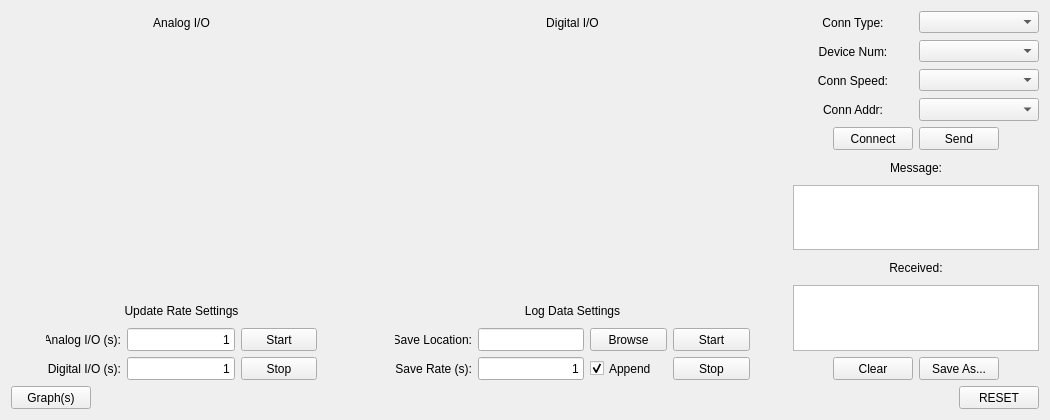
<?xml version="1.0" encoding="UTF-8"?>
<ui version="4.0">
 <class>GUI_IO_CONTROL</class>
 <widget class="QWidget" name="GUI_IO_CONTROL">
  <property name="geometry">
   <rect>
    <x>0</x>
    <y>0</y>
    <width>1050</width>
    <height>420</height>
   </rect>
  </property>
  <property name="sizePolicy">
   <sizepolicy hsizetype="Minimum" vsizetype="Minimum">
    <horstretch>0</horstretch>
    <verstretch>0</verstretch>
   </sizepolicy>
  </property>
  <property name="minimumSize">
   <size>
    <width>1050</width>
    <height>420</height>
   </size>
  </property>
  <property name="windowTitle">
   <string>Form</string>
  </property>
  <layout class="QGridLayout" name="gridLayout">
   <item row="1" column="2" alignment="Qt::AlignRight">
    <widget class="QPushButton" name="ResetGUI_Button">
     <property name="sizePolicy">
      <sizepolicy hsizetype="Fixed" vsizetype="Fixed">
       <horstretch>0</horstretch>
       <verstretch>0</verstretch>
      </sizepolicy>
     </property>
     <property name="minimumSize">
      <size>
       <width>75</width>
       <height>23</height>
      </size>
     </property>
     <property name="text">
      <string>RESET</string>
     </property>
     <property name="autoDefault">
      <bool>false</bool>
     </property>
    </widget>
   </item>
   <item row="0" column="0">
    <layout class="QVBoxLayout" name="AIOVLayout">
     <property name="sizeConstraint">
      <enum>QLayout::SetDefaultConstraint</enum>
     </property>
     <item>
      <widget class="QLabel" name="AIO_Label">
       <property name="sizePolicy">
        <sizepolicy hsizetype="Expanding" vsizetype="Fixed">
         <horstretch>0</horstretch>
         <verstretch>0</verstretch>
        </sizepolicy>
       </property>
       <property name="minimumSize">
        <size>
         <width>0</width>
         <height>23</height>
        </size>
       </property>
       <property name="text">
        <string>Analog I/O</string>
       </property>
       <property name="alignment">
        <set>Qt::AlignCenter</set>
       </property>
      </widget>
     </item>
     <item>
      <spacer name="AIO_VerticalSpacer">
       <property name="orientation">
        <enum>Qt::Vertical</enum>
       </property>
       <property name="sizeHint" stdset="0">
        <size>
         <width>20</width>
         <height>40</height>
        </size>
       </property>
      </spacer>
     </item>
     <item>
      <widget class="QLabel" name="GEN_UR_Label">
       <property name="sizePolicy">
        <sizepolicy hsizetype="Expanding" vsizetype="Fixed">
         <horstretch>0</horstretch>
         <verstretch>0</verstretch>
        </sizepolicy>
       </property>
       <property name="minimumSize">
        <size>
         <width>0</width>
         <height>23</height>
        </size>
       </property>
       <property name="text">
        <string>Update Rate Settings</string>
       </property>
       <property name="alignment">
        <set>Qt::AlignCenter</set>
       </property>
       <property name="wordWrap">
        <bool>false</bool>
       </property>
      </widget>
     </item>
     <item>
      <layout class="QGridLayout" name="UpdateRateGridLayout">
       <item row="0" column="2">
        <widget class="QLineEdit" name="AIO_UR_LineEdit">
         <property name="sizePolicy">
          <sizepolicy hsizetype="Fixed" vsizetype="Fixed">
           <horstretch>0</horstretch>
           <verstretch>0</verstretch>
          </sizepolicy>
         </property>
         <property name="minimumSize">
          <size>
           <width>0</width>
           <height>23</height>
          </size>
         </property>
         <property name="text">
          <string>1</string>
         </property>
         <property name="alignment">
          <set>Qt::AlignRight|Qt::AlignTrailing|Qt::AlignVCenter</set>
         </property>
         <property name="readOnly">
          <bool>false</bool>
         </property>
        </widget>
       </item>
       <item row="1" column="1">
        <widget class="QLabel" name="DIO_UR_Label">
         <property name="sizePolicy">
          <sizepolicy hsizetype="Fixed" vsizetype="Fixed">
           <horstretch>0</horstretch>
           <verstretch>0</verstretch>
          </sizepolicy>
         </property>
         <property name="minimumSize">
          <size>
           <width>75</width>
           <height>23</height>
          </size>
         </property>
         <property name="text">
          <string>Digital I/O (s):</string>
         </property>
         <property name="alignment">
          <set>Qt::AlignRight|Qt::AlignTrailing|Qt::AlignVCenter</set>
         </property>
        </widget>
       </item>
       <item row="0" column="1">
        <widget class="QLabel" name="AIO_UR_Label">
         <property name="sizePolicy">
          <sizepolicy hsizetype="Fixed" vsizetype="Fixed">
           <horstretch>0</horstretch>
           <verstretch>0</verstretch>
          </sizepolicy>
         </property>
         <property name="minimumSize">
          <size>
           <width>75</width>
           <height>23</height>
          </size>
         </property>
         <property name="text">
          <string>Analog I/O (s):</string>
         </property>
         <property name="alignment">
          <set>Qt::AlignRight|Qt::AlignTrailing|Qt::AlignVCenter</set>
         </property>
        </widget>
       </item>
       <item row="1" column="2">
        <widget class="QLineEdit" name="DIO_UR_LineEdit">
         <property name="sizePolicy">
          <sizepolicy hsizetype="Fixed" vsizetype="Fixed">
           <horstretch>0</horstretch>
           <verstretch>0</verstretch>
          </sizepolicy>
         </property>
         <property name="minimumSize">
          <size>
           <width>0</width>
           <height>23</height>
          </size>
         </property>
         <property name="text">
          <string>1</string>
         </property>
         <property name="alignment">
          <set>Qt::AlignRight|Qt::AlignTrailing|Qt::AlignVCenter</set>
         </property>
         <property name="readOnly">
          <bool>false</bool>
         </property>
        </widget>
       </item>
       <item row="1" column="3">
        <widget class="QPushButton" name="StopUpdater_Button">
         <property name="sizePolicy">
          <sizepolicy hsizetype="Fixed" vsizetype="Fixed">
           <horstretch>0</horstretch>
           <verstretch>0</verstretch>
          </sizepolicy>
         </property>
         <property name="minimumSize">
          <size>
           <width>75</width>
           <height>23</height>
          </size>
         </property>
         <property name="text">
          <string>Stop</string>
         </property>
         <property name="autoDefault">
          <bool>false</bool>
         </property>
        </widget>
       </item>
       <item row="0" column="0">
        <spacer name="AnalogSpacerLeft">
         <property name="orientation">
          <enum>Qt::Horizontal</enum>
         </property>
         <property name="sizeHint" stdset="0">
          <size>
           <width>40</width>
           <height>20</height>
          </size>
         </property>
        </spacer>
       </item>
       <item row="0" column="3">
        <widget class="QPushButton" name="StartUpdater_Button">
         <property name="sizePolicy">
          <sizepolicy hsizetype="Fixed" vsizetype="Fixed">
           <horstretch>0</horstretch>
           <verstretch>0</verstretch>
          </sizepolicy>
         </property>
         <property name="minimumSize">
          <size>
           <width>75</width>
           <height>23</height>
          </size>
         </property>
         <property name="text">
          <string>Start</string>
         </property>
         <property name="autoDefault">
          <bool>false</bool>
         </property>
        </widget>
       </item>
       <item row="0" column="4">
        <spacer name="AnalogSpacerRight">
         <property name="orientation">
          <enum>Qt::Horizontal</enum>
         </property>
         <property name="sizeHint" stdset="0">
          <size>
           <width>40</width>
           <height>20</height>
          </size>
         </property>
        </spacer>
       </item>
       <item row="1" column="4">
        <spacer name="DigitalSpacerRight">
         <property name="orientation">
          <enum>Qt::Horizontal</enum>
         </property>
         <property name="sizeHint" stdset="0">
          <size>
           <width>40</width>
           <height>20</height>
          </size>
         </property>
        </spacer>
       </item>
       <item row="1" column="0">
        <spacer name="DigitalSpacerLeft">
         <property name="orientation">
          <enum>Qt::Horizontal</enum>
         </property>
         <property name="sizeHint" stdset="0">
          <size>
           <width>40</width>
           <height>20</height>
          </size>
         </property>
        </spacer>
       </item>
      </layout>
     </item>
    </layout>
   </item>
   <item row="0" column="1">
    <layout class="QVBoxLayout" name="DIOVLayout">
     <property name="sizeConstraint">
      <enum>QLayout::SetDefaultConstraint</enum>
     </property>
     <item>
      <widget class="QLabel" name="DIO_Label">
       <property name="sizePolicy">
        <sizepolicy hsizetype="Expanding" vsizetype="Fixed">
         <horstretch>0</horstretch>
         <verstretch>0</verstretch>
        </sizepolicy>
       </property>
       <property name="minimumSize">
        <size>
         <width>0</width>
         <height>23</height>
        </size>
       </property>
       <property name="text">
        <string>Digital I/O</string>
       </property>
       <property name="alignment">
        <set>Qt::AlignCenter</set>
       </property>
      </widget>
     </item>
     <item>
      <spacer name="DIO_VerticalSpacer">
       <property name="orientation">
        <enum>Qt::Vertical</enum>
       </property>
       <property name="sizeHint" stdset="0">
        <size>
         <width>20</width>
         <height>40</height>
        </size>
       </property>
      </spacer>
     </item>
     <item>
      <widget class="QLabel" name="LogDataLabel">
       <property name="sizePolicy">
        <sizepolicy hsizetype="Expanding" vsizetype="Fixed">
         <horstretch>0</horstretch>
         <verstretch>0</verstretch>
        </sizepolicy>
       </property>
       <property name="minimumSize">
        <size>
         <width>0</width>
         <height>23</height>
        </size>
       </property>
       <property name="text">
        <string>Log Data Settings</string>
       </property>
       <property name="alignment">
        <set>Qt::AlignCenter</set>
       </property>
      </widget>
     </item>
     <item>
      <layout class="QGridLayout" name="LogDataGridLayout">
       <item row="0" column="0">
        <spacer name="LogFileSpacerLeft">
         <property name="orientation">
          <enum>Qt::Horizontal</enum>
         </property>
         <property name="sizeHint" stdset="0">
          <size>
           <width>40</width>
           <height>20</height>
          </size>
         </property>
        </spacer>
       </item>
       <item row="1" column="1">
        <widget class="QLabel" name="LogUR_Label">
         <property name="sizePolicy">
          <sizepolicy hsizetype="Fixed" vsizetype="Fixed">
           <horstretch>0</horstretch>
           <verstretch>0</verstretch>
          </sizepolicy>
         </property>
         <property name="minimumSize">
          <size>
           <width>75</width>
           <height>23</height>
          </size>
         </property>
         <property name="text">
          <string>Save Rate (s):</string>
         </property>
         <property name="alignment">
          <set>Qt::AlignRight|Qt::AlignTrailing|Qt::AlignVCenter</set>
         </property>
        </widget>
       </item>
       <item row="1" column="2">
        <widget class="QLineEdit" name="LOG_UR_LineEdit">
         <property name="sizePolicy">
          <sizepolicy hsizetype="Fixed" vsizetype="Fixed">
           <horstretch>0</horstretch>
           <verstretch>0</verstretch>
          </sizepolicy>
         </property>
         <property name="minimumSize">
          <size>
           <width>75</width>
           <height>23</height>
          </size>
         </property>
         <property name="maximumSize">
          <size>
           <width>16777215</width>
           <height>16777215</height>
          </size>
         </property>
         <property name="text">
          <string>1</string>
         </property>
         <property name="alignment">
          <set>Qt::AlignRight|Qt::AlignTrailing|Qt::AlignVCenter</set>
         </property>
         <property name="readOnly">
          <bool>false</bool>
         </property>
        </widget>
       </item>
       <item row="0" column="1">
        <widget class="QLabel" name="LogSaveLoc_Label">
         <property name="sizePolicy">
          <sizepolicy hsizetype="Fixed" vsizetype="Fixed">
           <horstretch>0</horstretch>
           <verstretch>0</verstretch>
          </sizepolicy>
         </property>
         <property name="minimumSize">
          <size>
           <width>75</width>
           <height>23</height>
          </size>
         </property>
         <property name="text">
          <string>Save Location:</string>
         </property>
         <property name="alignment">
          <set>Qt::AlignRight|Qt::AlignTrailing|Qt::AlignVCenter</set>
         </property>
        </widget>
       </item>
       <item row="1" column="3">
        <widget class="QCheckBox" name="AppendLog_CheckBox">
         <property name="sizePolicy">
          <sizepolicy hsizetype="Fixed" vsizetype="Fixed">
           <horstretch>0</horstretch>
           <verstretch>0</verstretch>
          </sizepolicy>
         </property>
         <property name="minimumSize">
          <size>
           <width>75</width>
           <height>23</height>
          </size>
         </property>
         <property name="text">
          <string>Append</string>
         </property>
         <property name="checked">
          <bool>true</bool>
         </property>
        </widget>
       </item>
       <item row="1" column="5">
        <widget class="QPushButton" name="StopLog_Button">
         <property name="sizePolicy">
          <sizepolicy hsizetype="Fixed" vsizetype="Fixed">
           <horstretch>0</horstretch>
           <verstretch>0</verstretch>
          </sizepolicy>
         </property>
         <property name="minimumSize">
          <size>
           <width>75</width>
           <height>23</height>
          </size>
         </property>
         <property name="text">
          <string>Stop</string>
         </property>
         <property name="autoDefault">
          <bool>false</bool>
         </property>
        </widget>
       </item>
       <item row="1" column="0">
        <spacer name="LogUpdateSpacerLeft">
         <property name="orientation">
          <enum>Qt::Horizontal</enum>
         </property>
         <property name="sizeHint" stdset="0">
          <size>
           <width>40</width>
           <height>20</height>
          </size>
         </property>
        </spacer>
       </item>
       <item row="0" column="6">
        <spacer name="LogFileSpacerRight">
         <property name="orientation">
          <enum>Qt::Horizontal</enum>
         </property>
         <property name="sizeHint" stdset="0">
          <size>
           <width>40</width>
           <height>20</height>
          </size>
         </property>
        </spacer>
       </item>
       <item row="1" column="6">
        <spacer name="LogUpdateSpacerRight">
         <property name="orientation">
          <enum>Qt::Horizontal</enum>
         </property>
         <property name="sizeHint" stdset="0">
          <size>
           <width>40</width>
           <height>20</height>
          </size>
         </property>
        </spacer>
       </item>
       <item row="0" column="2">
        <widget class="QLineEdit" name="LogSaveLoc_LineEdit">
         <property name="sizePolicy">
          <sizepolicy hsizetype="Fixed" vsizetype="Fixed">
           <horstretch>0</horstretch>
           <verstretch>0</verstretch>
          </sizepolicy>
         </property>
         <property name="minimumSize">
          <size>
           <width>75</width>
           <height>23</height>
          </size>
         </property>
         <property name="maximumSize">
          <size>
           <width>16777215</width>
           <height>16777215</height>
          </size>
         </property>
        </widget>
       </item>
       <item row="0" column="3">
        <widget class="QPushButton" name="LogSaveLocSelect_Button">
         <property name="sizePolicy">
          <sizepolicy hsizetype="Fixed" vsizetype="Fixed">
           <horstretch>0</horstretch>
           <verstretch>0</verstretch>
          </sizepolicy>
         </property>
         <property name="minimumSize">
          <size>
           <width>75</width>
           <height>23</height>
          </size>
         </property>
         <property name="text">
          <string>Browse</string>
         </property>
         <property name="autoDefault">
          <bool>false</bool>
         </property>
        </widget>
       </item>
       <item row="0" column="5">
        <widget class="QPushButton" name="StartLog_Button">
         <property name="sizePolicy">
          <sizepolicy hsizetype="Fixed" vsizetype="Fixed">
           <horstretch>0</horstretch>
           <verstretch>0</verstretch>
          </sizepolicy>
         </property>
         <property name="minimumSize">
          <size>
           <width>75</width>
           <height>23</height>
          </size>
         </property>
         <property name="text">
          <string>Start</string>
         </property>
         <property name="autoDefault">
          <bool>false</bool>
         </property>
        </widget>
       </item>
      </layout>
     </item>
    </layout>
   </item>
   <item row="0" column="2">
    <layout class="QVBoxLayout" name="ConnVLayout">
     <property name="sizeConstraint">
      <enum>QLayout::SetDefaultConstraint</enum>
     </property>
     <item>
      <layout class="QGridLayout" name="ConnControlGridLayout">
       <property name="sizeConstraint">
        <enum>QLayout::SetNoConstraint</enum>
       </property>
       <item row="3" column="0" alignment="Qt::AlignRight">
        <widget class="QLabel" name="ConnSpeed_Label">
         <property name="sizePolicy">
          <sizepolicy hsizetype="Fixed" vsizetype="Fixed">
           <horstretch>0</horstretch>
           <verstretch>0</verstretch>
          </sizepolicy>
         </property>
         <property name="minimumSize">
          <size>
           <width>120</width>
           <height>23</height>
          </size>
         </property>
         <property name="text">
          <string>Conn Speed:</string>
         </property>
         <property name="alignment">
          <set>Qt::AlignCenter</set>
         </property>
        </widget>
       </item>
       <item row="3" column="1" alignment="Qt::AlignLeft">
        <widget class="QComboBox" name="ConnSpeed_Combo">
         <property name="sizePolicy">
          <sizepolicy hsizetype="Fixed" vsizetype="Fixed">
           <horstretch>0</horstretch>
           <verstretch>0</verstretch>
          </sizepolicy>
         </property>
         <property name="minimumSize">
          <size>
           <width>120</width>
           <height>20</height>
          </size>
         </property>
        </widget>
       </item>
       <item row="2" column="1" alignment="Qt::AlignLeft">
        <widget class="QComboBox" name="ConnDeviceNum_Combo">
         <property name="sizePolicy">
          <sizepolicy hsizetype="Fixed" vsizetype="Fixed">
           <horstretch>0</horstretch>
           <verstretch>0</verstretch>
          </sizepolicy>
         </property>
         <property name="minimumSize">
          <size>
           <width>120</width>
           <height>20</height>
          </size>
         </property>
        </widget>
       </item>
       <item row="4" column="0" alignment="Qt::AlignRight">
        <widget class="QLabel" name="ConnAddr_Label">
         <property name="sizePolicy">
          <sizepolicy hsizetype="Fixed" vsizetype="Fixed">
           <horstretch>0</horstretch>
           <verstretch>0</verstretch>
          </sizepolicy>
         </property>
         <property name="minimumSize">
          <size>
           <width>120</width>
           <height>23</height>
          </size>
         </property>
         <property name="text">
          <string>Conn Addr:</string>
         </property>
         <property name="alignment">
          <set>Qt::AlignCenter</set>
         </property>
        </widget>
       </item>
       <item row="4" column="1" alignment="Qt::AlignLeft">
        <widget class="QComboBox" name="ConnAddr_Combo">
         <property name="sizePolicy">
          <sizepolicy hsizetype="Fixed" vsizetype="Fixed">
           <horstretch>0</horstretch>
           <verstretch>0</verstretch>
          </sizepolicy>
         </property>
         <property name="minimumSize">
          <size>
           <width>120</width>
           <height>23</height>
          </size>
         </property>
        </widget>
       </item>
       <item row="2" column="0" alignment="Qt::AlignRight">
        <widget class="QLabel" name="ConnDevice_Label">
         <property name="sizePolicy">
          <sizepolicy hsizetype="Fixed" vsizetype="Fixed">
           <horstretch>0</horstretch>
           <verstretch>0</verstretch>
          </sizepolicy>
         </property>
         <property name="minimumSize">
          <size>
           <width>120</width>
           <height>23</height>
          </size>
         </property>
         <property name="text">
          <string>Device Num:</string>
         </property>
         <property name="alignment">
          <set>Qt::AlignCenter</set>
         </property>
        </widget>
       </item>
       <item row="5" column="1" alignment="Qt::AlignLeft">
        <widget class="QPushButton" name="ConnSend_Button">
         <property name="sizePolicy">
          <sizepolicy hsizetype="Fixed" vsizetype="Fixed">
           <horstretch>0</horstretch>
           <verstretch>0</verstretch>
          </sizepolicy>
         </property>
         <property name="minimumSize">
          <size>
           <width>75</width>
           <height>23</height>
          </size>
         </property>
         <property name="text">
          <string>Send</string>
         </property>
         <property name="autoDefault">
          <bool>false</bool>
         </property>
        </widget>
       </item>
       <item row="5" column="0" alignment="Qt::AlignRight">
        <widget class="QPushButton" name="ConnConnect_Button">
         <property name="sizePolicy">
          <sizepolicy hsizetype="Fixed" vsizetype="Fixed">
           <horstretch>0</horstretch>
           <verstretch>0</verstretch>
          </sizepolicy>
         </property>
         <property name="minimumSize">
          <size>
           <width>75</width>
           <height>23</height>
          </size>
         </property>
         <property name="text">
          <string>Connect</string>
         </property>
         <property name="autoDefault">
          <bool>false</bool>
         </property>
        </widget>
       </item>
       <item row="1" column="1" alignment="Qt::AlignLeft">
        <widget class="QComboBox" name="ConnType_Combo">
         <property name="sizePolicy">
          <sizepolicy hsizetype="Fixed" vsizetype="Fixed">
           <horstretch>0</horstretch>
           <verstretch>0</verstretch>
          </sizepolicy>
         </property>
         <property name="minimumSize">
          <size>
           <width>120</width>
           <height>20</height>
          </size>
         </property>
        </widget>
       </item>
       <item row="1" column="0" alignment="Qt::AlignRight">
        <widget class="QLabel" name="ConnType_Label">
         <property name="sizePolicy">
          <sizepolicy hsizetype="Fixed" vsizetype="Fixed">
           <horstretch>0</horstretch>
           <verstretch>0</verstretch>
          </sizepolicy>
         </property>
         <property name="minimumSize">
          <size>
           <width>120</width>
           <height>23</height>
          </size>
         </property>
         <property name="text">
          <string>Conn Type:</string>
         </property>
         <property name="alignment">
          <set>Qt::AlignCenter</set>
         </property>
        </widget>
       </item>
      </layout>
     </item>
     <item alignment="Qt::AlignHCenter">
      <widget class="QLabel" name="ConnMsg_Label">
       <property name="sizePolicy">
        <sizepolicy hsizetype="Fixed" vsizetype="Fixed">
         <horstretch>0</horstretch>
         <verstretch>0</verstretch>
        </sizepolicy>
       </property>
       <property name="minimumSize">
        <size>
         <width>58</width>
         <height>23</height>
        </size>
       </property>
       <property name="text">
        <string>Message:</string>
       </property>
       <property name="alignment">
        <set>Qt::AlignCenter</set>
       </property>
      </widget>
     </item>
     <item>
      <widget class="QPlainTextEdit" name="ConnMsg_PlainText">
       <property name="minimumSize">
        <size>
         <width>150</width>
         <height>50</height>
        </size>
       </property>
      </widget>
     </item>
     <item alignment="Qt::AlignHCenter">
      <widget class="QLabel" name="ConnRecv_Label">
       <property name="sizePolicy">
        <sizepolicy hsizetype="Fixed" vsizetype="Fixed">
         <horstretch>0</horstretch>
         <verstretch>0</verstretch>
        </sizepolicy>
       </property>
       <property name="minimumSize">
        <size>
         <width>0</width>
         <height>23</height>
        </size>
       </property>
       <property name="text">
        <string>Received:</string>
       </property>
       <property name="alignment">
        <set>Qt::AlignCenter</set>
       </property>
      </widget>
     </item>
     <item>
      <widget class="QPlainTextEdit" name="ConnRecv_PlainText">
       <property name="sizePolicy">
        <sizepolicy hsizetype="Expanding" vsizetype="Expanding">
         <horstretch>0</horstretch>
         <verstretch>0</verstretch>
        </sizepolicy>
       </property>
       <property name="minimumSize">
        <size>
         <width>150</width>
         <height>50</height>
        </size>
       </property>
       <property name="undoRedoEnabled">
        <bool>false</bool>
       </property>
       <property name="readOnly">
        <bool>true</bool>
       </property>
      </widget>
     </item>
     <item>
      <layout class="QHBoxLayout" name="ConnDisplayHLayout">
       <property name="sizeConstraint">
        <enum>QLayout::SetNoConstraint</enum>
       </property>
       <item>
        <spacer name="ConnDisplaySpacerLeft">
         <property name="orientation">
          <enum>Qt::Horizontal</enum>
         </property>
         <property name="sizeHint" stdset="0">
          <size>
           <width>40</width>
           <height>20</height>
          </size>
         </property>
        </spacer>
       </item>
       <item>
        <widget class="QPushButton" name="ConnClearRecv_Button">
         <property name="sizePolicy">
          <sizepolicy hsizetype="Fixed" vsizetype="Fixed">
           <horstretch>0</horstretch>
           <verstretch>0</verstretch>
          </sizepolicy>
         </property>
         <property name="minimumSize">
          <size>
           <width>75</width>
           <height>23</height>
          </size>
         </property>
         <property name="text">
          <string>Clear</string>
         </property>
         <property name="autoDefault">
          <bool>false</bool>
         </property>
        </widget>
       </item>
       <item>
        <widget class="QPushButton" name="ConnSaveRecv_Button">
         <property name="sizePolicy">
          <sizepolicy hsizetype="Fixed" vsizetype="Fixed">
           <horstretch>0</horstretch>
           <verstretch>0</verstretch>
          </sizepolicy>
         </property>
         <property name="minimumSize">
          <size>
           <width>75</width>
           <height>23</height>
          </size>
         </property>
         <property name="text">
          <string>Save As...</string>
         </property>
         <property name="autoDefault">
          <bool>false</bool>
         </property>
        </widget>
       </item>
       <item>
        <spacer name="ConnDisplaySpacerRight">
         <property name="orientation">
          <enum>Qt::Horizontal</enum>
         </property>
         <property name="sizeHint" stdset="0">
          <size>
           <width>40</width>
           <height>20</height>
          </size>
         </property>
        </spacer>
       </item>
      </layout>
     </item>
    </layout>
   </item>
   <item row="1" column="0">
    <widget class="QPushButton" name="ShowGraphs_Button">
     <property name="sizePolicy">
      <sizepolicy hsizetype="Fixed" vsizetype="Fixed">
       <horstretch>0</horstretch>
       <verstretch>0</verstretch>
      </sizepolicy>
     </property>
     <property name="minimumSize">
      <size>
       <width>75</width>
       <height>23</height>
      </size>
     </property>
     <property name="text">
      <string>Graph(s)</string>
     </property>
    </widget>
   </item>
  </layout>
 </widget>
 <resources/>
 <connections/>
</ui>
